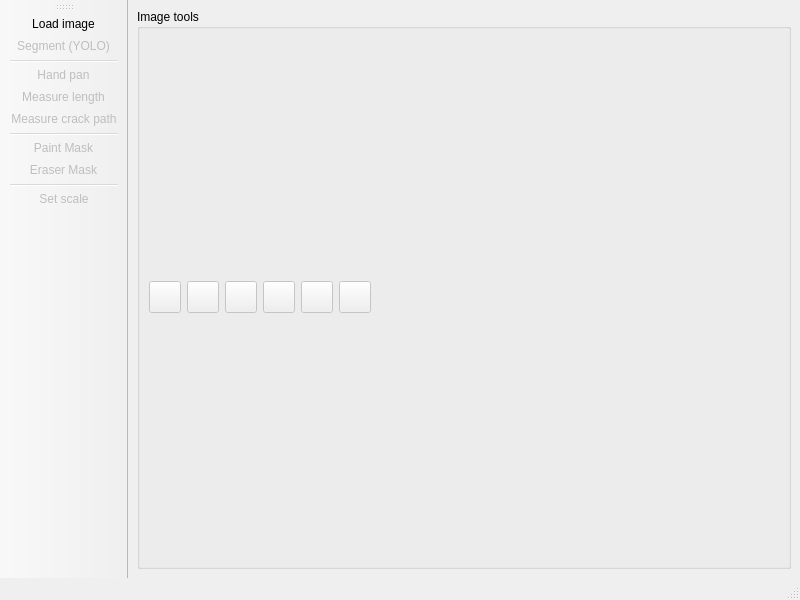
<?xml version="1.0" encoding="UTF-8"?>
<ui version="4.0">
 <class>MainWindow</class>
 <widget class="QMainWindow" name="MainWindow">
  <property name="geometry">
   <rect>
    <x>0</x>
    <y>0</y>
    <width>800</width>
    <height>600</height>
   </rect>
  </property>
  <property name="windowTitle">
   <string>MainWindow</string>
  </property>
  <widget class="QWidget" name="centralwidget">
   <layout class="QHBoxLayout" name="horizontalLayout">
    <item>
     <layout class="QVBoxLayout" name="verticalLayout">
      <item>
       <widget class="QGroupBox" name="groupBox">
        <property name="title">
         <string>Image tools</string>
        </property>
        <layout class="QHBoxLayout" name="horizontalLayout_2">
         <item>
          <widget class="QPushButton" name="pushButton_show_image">
           <property name="enabled">
            <bool>false</bool>
           </property>
           <property name="minimumSize">
            <size>
             <width>32</width>
             <height>32</height>
            </size>
           </property>
           <property name="maximumSize">
            <size>
             <width>32</width>
             <height>32</height>
            </size>
           </property>
           <property name="toolTip">
            <string>Show original image</string>
           </property>
           <property name="text">
            <string/>
           </property>
           <property name="checkable">
            <bool>true</bool>
           </property>
          </widget>
         </item>
         <item>
          <widget class="QPushButton" name="pushButton_show_mask">
           <property name="enabled">
            <bool>false</bool>
           </property>
           <property name="minimumSize">
            <size>
             <width>32</width>
             <height>32</height>
            </size>
           </property>
           <property name="maximumSize">
            <size>
             <width>32</width>
             <height>32</height>
            </size>
           </property>
           <property name="toolTip">
            <string>Show YOLO segmentation masks</string>
           </property>
           <property name="text">
            <string/>
           </property>
           <property name="checkable">
            <bool>true</bool>
           </property>
          </widget>
         </item>
         <item>
          <widget class="QPushButton" name="pushButton_show_skel">
           <property name="enabled">
            <bool>false</bool>
           </property>
           <property name="minimumSize">
            <size>
             <width>32</width>
             <height>32</height>
            </size>
           </property>
           <property name="maximumSize">
            <size>
             <width>32</width>
             <height>32</height>
            </size>
           </property>
           <property name="toolTip">
            <string>Show skeleton representation of cracks</string>
           </property>
           <property name="text">
            <string/>
           </property>
           <property name="checkable">
            <bool>true</bool>
           </property>
          </widget>
         </item>
         <item>
          <widget class="QPushButton" name="pushButton_show_linemeas">
           <property name="enabled">
            <bool>false</bool>
           </property>
           <property name="minimumSize">
            <size>
             <width>32</width>
             <height>32</height>
            </size>
           </property>
           <property name="maximumSize">
            <size>
             <width>32</width>
             <height>32</height>
            </size>
           </property>
           <property name="text">
            <string/>
           </property>
           <property name="checkable">
            <bool>true</bool>
           </property>
          </widget>
         </item>
         <item>
          <widget class="QPushButton" name="pushButton_export">
           <property name="enabled">
            <bool>false</bool>
           </property>
           <property name="minimumSize">
            <size>
             <width>32</width>
             <height>32</height>
            </size>
           </property>
           <property name="maximumSize">
            <size>
             <width>32</width>
             <height>32</height>
            </size>
           </property>
           <property name="toolTip">
            <string>Save entire image</string>
           </property>
           <property name="text">
            <string/>
           </property>
          </widget>
         </item>
         <item>
          <widget class="QPushButton" name="pushButton_export_view">
           <property name="enabled">
            <bool>false</bool>
           </property>
           <property name="minimumSize">
            <size>
             <width>32</width>
             <height>32</height>
            </size>
           </property>
           <property name="maximumSize">
            <size>
             <width>32</width>
             <height>32</height>
            </size>
           </property>
           <property name="toolTip">
            <string>Export current view as image</string>
           </property>
           <property name="text">
            <string/>
           </property>
          </widget>
         </item>
         <item>
          <spacer name="horizontalSpacer">
           <property name="orientation">
            <enum>Qt::Horizontal</enum>
           </property>
           <property name="sizeHint" stdset="0">
            <size>
             <width>40</width>
             <height>20</height>
            </size>
           </property>
          </spacer>
         </item>
        </layout>
       </widget>
      </item>
     </layout>
    </item>
   </layout>
  </widget>
  <widget class="QMenuBar" name="menubar">
   <property name="geometry">
    <rect>
     <x>0</x>
     <y>0</y>
     <width>800</width>
     <height>26</height>
    </rect>
   </property>
  </widget>
  <widget class="QStatusBar" name="statusbar"/>
  <widget class="QToolBar" name="toolBar">
   <property name="windowTitle">
    <string>toolBar</string>
   </property>
   <property name="toolButtonStyle">
    <enum>Qt::ToolButtonTextUnderIcon</enum>
   </property>
   <attribute name="toolBarArea">
    <enum>LeftToolBarArea</enum>
   </attribute>
   <attribute name="toolBarBreak">
    <bool>false</bool>
   </attribute>
   <addaction name="actionLoad_image"/>
   <addaction name="actionSegment"/>
   <addaction name="separator"/>
   <addaction name="actionHand_selector"/>
   <addaction name="actionMeasure"/>
   <addaction name="actionMeasure_path"/>
   <addaction name="separator"/>
   <addaction name="actionPaint_mask"/>
   <addaction name="actionEraser_mask"/>
   <addaction name="separator"/>
   <addaction name="actionSet_scale"/>
  </widget>
  <action name="actionLoad_image">
   <property name="text">
    <string>Load image</string>
   </property>
  </action>
  <action name="actionSegment">
   <property name="enabled">
    <bool>false</bool>
   </property>
   <property name="text">
    <string>Segment (YOLO)</string>
   </property>
  </action>
  <action name="actionMeasure">
   <property name="checkable">
    <bool>true</bool>
   </property>
   <property name="enabled">
    <bool>false</bool>
   </property>
   <property name="text">
    <string>Measure length</string>
   </property>
  </action>
  <action name="actionHand_selector">
   <property name="checkable">
    <bool>true</bool>
   </property>
   <property name="checked">
    <bool>false</bool>
   </property>
   <property name="enabled">
    <bool>false</bool>
   </property>
   <property name="text">
    <string>Hand pan</string>
   </property>
  </action>
  <action name="actionSet_scale">
   <property name="enabled">
    <bool>false</bool>
   </property>
   <property name="text">
    <string>Set scale</string>
   </property>
  </action>
  <action name="actionMeasure_path">
   <property name="checkable">
    <bool>true</bool>
   </property>
   <property name="enabled">
    <bool>false</bool>
   </property>
   <property name="text">
    <string>Measure crack path</string>
   </property>
   <property name="toolTip">
    <string>Measure a crack path between two nodes</string>
   </property>
  </action>
  <action name="actionPaint_mask">
   <property name="checkable">
    <bool>true</bool>
   </property>
   <property name="enabled">
    <bool>false</bool>
   </property>
   <property name="text">
    <string>Paint Mask</string>
   </property>
  </action>
  <action name="actionEraser_mask">
   <property name="checkable">
    <bool>true</bool>
   </property>
   <property name="enabled">
    <bool>false</bool>
   </property>
   <property name="text">
    <string>Eraser Mask</string>
   </property>
  </action>
 </widget>
 <resources/>
 <connections/>
</ui>
